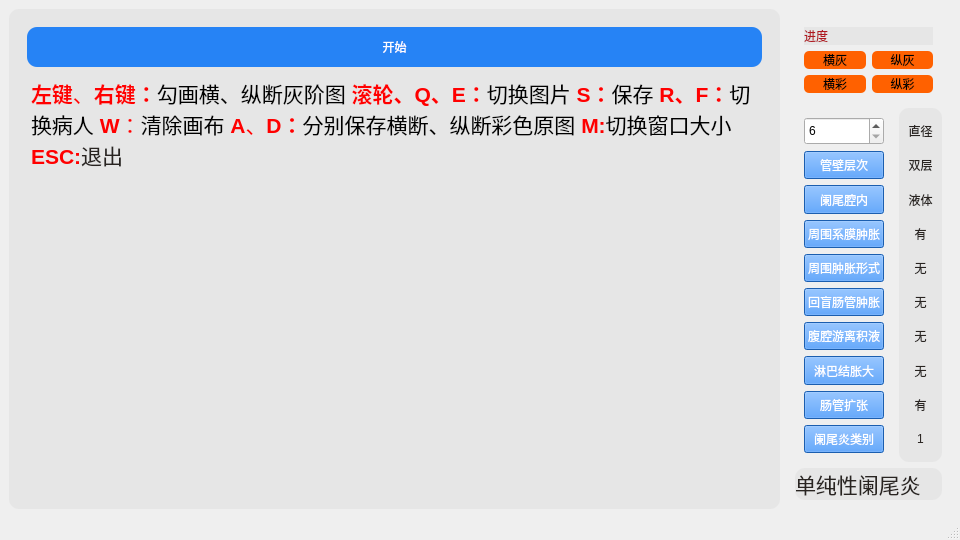
<?xml version="1.0" encoding="UTF-8"?>
<ui version="4.0">
 <class>MainWindow</class>
 <widget class="QMainWindow" name="MainWindow">
  <property name="geometry">
   <rect>
    <x>0</x>
    <y>0</y>
    <width>960</width>
    <height>540</height>
   </rect>
  </property>
  <property name="windowTitle">
   <string>MainWindow</string>
  </property>
  <property name="styleSheet">
   <string notr="true"/>
  </property>
  <widget class="QWidget" name="centralwidget">
   <property name="styleSheet">
    <string notr="true"/>
   </property>
   <layout class="QGridLayout" name="gridLayout_2">
    <item row="0" column="0">
     <layout class="QVBoxLayout" name="verticalLayout" stretch="40">
      <item>
       <layout class="QHBoxLayout" name="horizontalLayout_23" stretch="10,1">
        <item>
         <widget class="QWidget" name="widget" native="true">
          <property name="styleSheet">
           <string notr="true">background-color: rgb(230, 230, 230);
border-radius:10px;
</string>
          </property>
          <layout class="QHBoxLayout" name="horizontalLayout_2" stretch="10,3">
           <item>
            <layout class="QHBoxLayout" name="gridLayout_3">
             <property name="sizeConstraint">
              <enum>QLayout::SetMaximumSize</enum>
             </property>
            </layout>
           </item>
           <item>
            <widget class="QWidget" name="widget2" native="true">
             <layout class="QVBoxLayout" name="verticalLayout_4">
              <item>
               <widget class="QPushButton" name="start">
                <property name="styleSheet">
                 <string notr="true">height:40px;
font: 25pt &quot;楷体&quot;;
color: rgb(255, 255, 255);
background-color:rgb(38, 131, 245);</string>
                </property>
                <property name="text">
                 <string>开始</string>
                </property>
               </widget>
              </item>
              <item>
               <widget class="QTextBrowser" name="textBrowser_3">
                <property name="styleSheet">
                 <string notr="true">background-color: rgb(230, 230, 230);
border-radius:10px;
font: 15pt &quot;楷体&quot;;
color: rgb(41, 36, 33);</string>
                </property>
                <property name="html">
                 <string>&lt;!DOCTYPE HTML PUBLIC &quot;-//W3C//DTD HTML 4.0//EN&quot; &quot;http://www.w3.org/TR/REC-html40/strict.dtd&quot;&gt;
&lt;html&gt;&lt;head&gt;&lt;meta name=&quot;qrichtext&quot; content=&quot;1&quot; /&gt;&lt;style type=&quot;text/css&quot;&gt;
p, li { white-space: pre-wrap; }
&lt;/style&gt;&lt;/head&gt;&lt;body style=&quot; font-family:'楷体'; font-size:15pt; font-weight:400; font-style:normal;&quot;&gt;
&lt;p style=&quot; margin-top:12px; margin-bottom:12px; margin-left:0px; margin-right:0px; -qt-block-indent:0; text-indent:0px;&quot;&gt;&lt;span style=&quot; font-size:16pt; font-weight:600; color:#ff0000;&quot;&gt;左键&lt;/span&gt;&lt;span style=&quot; font-size:16pt; color:#ff0000;&quot;&gt;、&lt;/span&gt;&lt;span style=&quot; font-size:16pt; font-weight:600; color:#ff0000;&quot;&gt;右键：&lt;/span&gt;&lt;span style=&quot; font-size:16pt; color:#000000;&quot;&gt;勾画横、纵断灰阶图 &lt;/span&gt;&lt;span style=&quot; font-size:16pt; font-weight:600; color:#ff0000;&quot;&gt;滚轮、Q、E：&lt;/span&gt;&lt;span style=&quot; font-size:16pt; color:#000000;&quot;&gt;切换图片 &lt;/span&gt;&lt;span style=&quot; font-size:16pt; font-weight:600; color:#ff0000;&quot;&gt;S：&lt;/span&gt;&lt;span style=&quot; font-size:16pt; color:#000000;&quot;&gt;保存 &lt;/span&gt;&lt;span style=&quot; font-size:16pt; font-weight:600; color:#ff0000;&quot;&gt;R、F：&lt;/span&gt;&lt;span style=&quot; font-size:16pt; color:#000000;&quot;&gt;切换病人 &lt;/span&gt;&lt;span style=&quot; font-size:16pt; font-weight:600; color:#ff0000;&quot;&gt;W&lt;/span&gt;&lt;span style=&quot; font-size:16pt; color:#ff0000;&quot;&gt;：&lt;/span&gt;&lt;span style=&quot; font-size:16pt; color:#000000;&quot;&gt;清除画布 &lt;/span&gt;&lt;span style=&quot; font-size:16pt; font-weight:600; color:#ff0000;&quot;&gt;A&lt;/span&gt;&lt;span style=&quot; font-size:16pt; color:#ff0000;&quot;&gt;、&lt;/span&gt;&lt;span style=&quot; font-size:16pt; font-weight:600; color:#ff0000;&quot;&gt;D：&lt;/span&gt;&lt;span style=&quot; font-size:16pt; color:#000000;&quot;&gt;分别保存横断、纵断彩色原图&lt;/span&gt;&lt;span style=&quot; font-size:16pt; font-weight:600; color:#ff0000;&quot;&gt; M:&lt;/span&gt;&lt;span style=&quot; font-size:16pt; color:#000000;&quot;&gt;切换窗口大小&lt;/span&gt;&lt;span style=&quot; font-size:16pt;&quot;&gt; &lt;/span&gt;&lt;span style=&quot; font-size:16pt; font-weight:600; color:#ff0000;&quot;&gt;ESC:&lt;/span&gt;&lt;span style=&quot; font-size:16pt;&quot;&gt;退出&lt;/span&gt;&lt;/p&gt;&lt;/body&gt;&lt;/html&gt;</string>
                </property>
               </widget>
              </item>
             </layout>
            </widget>
           </item>
          </layout>
         </widget>
        </item>
        <item>
         <widget class="QWidget" name="QWidget2" native="true">
          <property name="styleSheet">
           <string notr="true">font: 15pt &quot;楷体&quot;;</string>
          </property>
          <layout class="QVBoxLayout" name="verticalLayout_15" stretch="0,15,1">
           <item>
            <widget class="QWidget" name="widget5" native="true">
             <property name="styleSheet">
              <string notr="true">border-radius:5px;
font: 15pt &quot;楷体&quot;;</string>
             </property>
             <layout class="QGridLayout" name="gridLayout">
              <item row="1" column="1">
               <widget class="QLabel" name="label1">
                <property name="styleSheet">
                 <string notr="true">background-color:rgb(255,97,0)</string>
                </property>
                <property name="text">
                 <string>&lt;html&gt;&lt;head/&gt;&lt;body&gt;&lt;p align=&quot;center&quot;&gt;纵灰&lt;/p&gt;&lt;/body&gt;&lt;/html&gt;</string>
                </property>
               </widget>
              </item>
              <item row="1" column="0">
               <widget class="QLabel" name="label0">
                <property name="styleSheet">
                 <string notr="true">background-color:rgb(255,97,0)</string>
                </property>
                <property name="text">
                 <string>&lt;html&gt;&lt;head/&gt;&lt;body&gt;&lt;p align=&quot;center&quot;&gt;横灰&lt;/p&gt;&lt;/body&gt;&lt;/html&gt;</string>
                </property>
               </widget>
              </item>
              <item row="2" column="0">
               <widget class="QLabel" name="label2">
                <property name="styleSheet">
                 <string notr="true">background-color:rgb(255,97,0)</string>
                </property>
                <property name="text">
                 <string>&lt;html&gt;&lt;head/&gt;&lt;body&gt;&lt;p align=&quot;center&quot;&gt;横彩&lt;/p&gt;&lt;/body&gt;&lt;/html&gt;</string>
                </property>
               </widget>
              </item>
              <item row="2" column="1">
               <widget class="QLabel" name="label3">
                <property name="styleSheet">
                 <string notr="true">background-color:rgb(255,97,0)</string>
                </property>
                <property name="text">
                 <string>&lt;html&gt;&lt;head/&gt;&lt;body&gt;&lt;p align=&quot;center&quot;&gt;纵彩&lt;/p&gt;&lt;/body&gt;&lt;/html&gt;</string>
                </property>
               </widget>
              </item>
              <item row="0" column="0" colspan="2">
               <widget class="QLabel" name="label4">
                <property name="styleSheet">
                 <string notr="true">background-color: rgb(230, 230, 230);
border-radius:10px;
font: 15pt &quot;楷体&quot;;
color: rgb(176,23,31);</string>
                </property>
                <property name="text">
                 <string>进度</string>
                </property>
               </widget>
              </item>
             </layout>
            </widget>
           </item>
           <item>
            <layout class="QHBoxLayout" name="horizontalLayout" stretch="2,0">
             <item>
              <widget class="QWidget" name="widget4" native="true">
               <property name="styleSheet">
                <string notr="true">font: 13pt &quot;楷体&quot;;
</string>
               </property>
               <layout class="QVBoxLayout" name="verticalLayout_3">
                <item>
                 <widget class="QSpinBox" name="spinBox">
                  <property name="sizePolicy">
                   <sizepolicy hsizetype="Minimum" vsizetype="Preferred">
                    <horstretch>0</horstretch>
                    <verstretch>0</verstretch>
                   </sizepolicy>
                  </property>
                  <property name="autoFillBackground">
                   <bool>true</bool>
                  </property>
                  <property name="styleSheet">
                   <string notr="true">font: 26pt &quot;楷体&quot;;
</string>
                  </property>
                  <property name="buttonSymbols">
                   <enum>QAbstractSpinBox::UpDownArrows</enum>
                  </property>
                  <property name="specialValueText">
                   <string/>
                  </property>
                  <property name="showGroupSeparator" stdset="0">
                   <bool>false</bool>
                  </property>
                  <property name="suffix">
                   <string/>
                  </property>
                  <property name="minimum">
                   <number>6</number>
                  </property>
                  <property name="maximum">
                   <number>15</number>
                  </property>
                  <property name="singleStep">
                   <number>1</number>
                  </property>
                  <property name="value">
                   <number>6</number>
                  </property>
                 </widget>
                </item>
                <item>
                 <widget class="QPushButton" name="pushButton_2">
                  <property name="sizePolicy">
                   <sizepolicy hsizetype="Preferred" vsizetype="Preferred">
                    <horstretch>0</horstretch>
                    <verstretch>0</verstretch>
                   </sizepolicy>
                  </property>
                  <property name="styleSheet">
                   <string notr="true">color: rgb(255, 255, 255);
background-color:rgb(38, 131, 245);</string>
                  </property>
                  <property name="text">
                   <string>管壁层次</string>
                  </property>
                 </widget>
                </item>
                <item>
                 <widget class="QPushButton" name="pushButton_3">
                  <property name="sizePolicy">
                   <sizepolicy hsizetype="Preferred" vsizetype="Preferred">
                    <horstretch>0</horstretch>
                    <verstretch>0</verstretch>
                   </sizepolicy>
                  </property>
                  <property name="styleSheet">
                   <string notr="true">color: rgb(255, 255, 255);
background-color:rgb(38, 131, 245);</string>
                  </property>
                  <property name="text">
                   <string>阑尾腔内</string>
                  </property>
                 </widget>
                </item>
                <item>
                 <widget class="QPushButton" name="pushButton_4">
                  <property name="sizePolicy">
                   <sizepolicy hsizetype="Preferred" vsizetype="Preferred">
                    <horstretch>0</horstretch>
                    <verstretch>0</verstretch>
                   </sizepolicy>
                  </property>
                  <property name="styleSheet">
                   <string notr="true">color: rgb(255, 255, 255);
background-color:rgb(38, 131, 245);</string>
                  </property>
                  <property name="text">
                   <string>周围系膜肿胀</string>
                  </property>
                 </widget>
                </item>
                <item>
                 <widget class="QPushButton" name="pushButton_5">
                  <property name="sizePolicy">
                   <sizepolicy hsizetype="Preferred" vsizetype="Preferred">
                    <horstretch>0</horstretch>
                    <verstretch>0</verstretch>
                   </sizepolicy>
                  </property>
                  <property name="styleSheet">
                   <string notr="true">color: rgb(255, 255, 255);
background-color:rgb(38, 131, 245);</string>
                  </property>
                  <property name="text">
                   <string>周围肿胀形式</string>
                  </property>
                 </widget>
                </item>
                <item>
                 <widget class="QPushButton" name="pushButton_6">
                  <property name="sizePolicy">
                   <sizepolicy hsizetype="Preferred" vsizetype="Preferred">
                    <horstretch>0</horstretch>
                    <verstretch>0</verstretch>
                   </sizepolicy>
                  </property>
                  <property name="styleSheet">
                   <string notr="true">color: rgb(255, 255, 255);
background-color:rgb(38, 131, 245);</string>
                  </property>
                  <property name="text">
                   <string>回盲肠管肿胀</string>
                  </property>
                 </widget>
                </item>
                <item>
                 <widget class="QPushButton" name="pushButton_7">
                  <property name="sizePolicy">
                   <sizepolicy hsizetype="Preferred" vsizetype="Preferred">
                    <horstretch>0</horstretch>
                    <verstretch>0</verstretch>
                   </sizepolicy>
                  </property>
                  <property name="styleSheet">
                   <string notr="true">color: rgb(255, 255, 255);
background-color:rgb(38, 131, 245);</string>
                  </property>
                  <property name="text">
                   <string>腹腔游离积液</string>
                  </property>
                 </widget>
                </item>
                <item>
                 <widget class="QPushButton" name="pushButton_8">
                  <property name="sizePolicy">
                   <sizepolicy hsizetype="Preferred" vsizetype="Preferred">
                    <horstretch>0</horstretch>
                    <verstretch>0</verstretch>
                   </sizepolicy>
                  </property>
                  <property name="styleSheet">
                   <string notr="true">color: rgb(255, 255, 255);
background-color:rgb(38, 131, 245);</string>
                  </property>
                  <property name="text">
                   <string>淋巴结胀大</string>
                  </property>
                 </widget>
                </item>
                <item>
                 <widget class="QPushButton" name="pushButton_9">
                  <property name="sizePolicy">
                   <sizepolicy hsizetype="Preferred" vsizetype="Preferred">
                    <horstretch>0</horstretch>
                    <verstretch>0</verstretch>
                   </sizepolicy>
                  </property>
                  <property name="styleSheet">
                   <string notr="true">color: rgb(255, 255, 255);
background-color:rgb(38, 131, 245);</string>
                  </property>
                  <property name="text">
                   <string>肠管扩张</string>
                  </property>
                 </widget>
                </item>
                <item>
                 <widget class="QPushButton" name="pushButton_10">
                  <property name="sizePolicy">
                   <sizepolicy hsizetype="Preferred" vsizetype="Preferred">
                    <horstretch>0</horstretch>
                    <verstretch>0</verstretch>
                   </sizepolicy>
                  </property>
                  <property name="styleSheet">
                   <string notr="true">color: rgb(255, 255, 255);
background-color:rgb(38, 131, 245);</string>
                  </property>
                  <property name="text">
                   <string>阑尾炎类别</string>
                  </property>
                 </widget>
                </item>
               </layout>
              </widget>
             </item>
             <item>
              <widget class="QWidget" name="widget3" native="true">
               <property name="styleSheet">
                <string notr="true">background-color: rgb(230, 230, 230);
border-radius:10px;


font: 13pt &quot;楷体&quot;;
color: rgb(41, 36, 33);</string>
               </property>
               <layout class="QVBoxLayout" name="verticalLayout_2">
                <item>
                 <widget class="QLabel" name="label_1">
                  <property name="styleSheet">
                   <string notr="true"/>
                  </property>
                  <property name="text">
                   <string>直径</string>
                  </property>
                  <property name="alignment">
                   <set>Qt::AlignCenter</set>
                  </property>
                 </widget>
                </item>
                <item>
                 <widget class="QLabel" name="label_2">
                  <property name="styleSheet">
                   <string notr="true"/>
                  </property>
                  <property name="text">
                   <string>双层</string>
                  </property>
                  <property name="alignment">
                   <set>Qt::AlignCenter</set>
                  </property>
                 </widget>
                </item>
                <item>
                 <widget class="QLabel" name="label_3">
                  <property name="styleSheet">
                   <string notr="true"/>
                  </property>
                  <property name="text">
                   <string>液体</string>
                  </property>
                  <property name="alignment">
                   <set>Qt::AlignCenter</set>
                  </property>
                 </widget>
                </item>
                <item>
                 <widget class="QLabel" name="label_4">
                  <property name="styleSheet">
                   <string notr="true"/>
                  </property>
                  <property name="text">
                   <string>有</string>
                  </property>
                  <property name="alignment">
                   <set>Qt::AlignCenter</set>
                  </property>
                 </widget>
                </item>
                <item>
                 <widget class="QLabel" name="label_5">
                  <property name="styleSheet">
                   <string notr="true"/>
                  </property>
                  <property name="text">
                   <string>无</string>
                  </property>
                  <property name="alignment">
                   <set>Qt::AlignCenter</set>
                  </property>
                 </widget>
                </item>
                <item>
                 <widget class="QLabel" name="label_6">
                  <property name="enabled">
                   <bool>true</bool>
                  </property>
                  <property name="sizePolicy">
                   <sizepolicy hsizetype="Preferred" vsizetype="Preferred">
                    <horstretch>0</horstretch>
                    <verstretch>0</verstretch>
                   </sizepolicy>
                  </property>
                  <property name="mouseTracking">
                   <bool>false</bool>
                  </property>
                  <property name="styleSheet">
                   <string notr="true"/>
                  </property>
                  <property name="text">
                   <string>无</string>
                  </property>
                  <property name="scaledContents">
                   <bool>false</bool>
                  </property>
                  <property name="alignment">
                   <set>Qt::AlignCenter</set>
                  </property>
                 </widget>
                </item>
                <item>
                 <widget class="QLabel" name="label_7">
                  <property name="styleSheet">
                   <string notr="true"/>
                  </property>
                  <property name="text">
                   <string>无</string>
                  </property>
                  <property name="alignment">
                   <set>Qt::AlignCenter</set>
                  </property>
                 </widget>
                </item>
                <item>
                 <widget class="QLabel" name="label_8">
                  <property name="styleSheet">
                   <string notr="true"/>
                  </property>
                  <property name="text">
                   <string>无</string>
                  </property>
                  <property name="alignment">
                   <set>Qt::AlignCenter</set>
                  </property>
                 </widget>
                </item>
                <item>
                 <widget class="QLabel" name="label_9">
                  <property name="styleSheet">
                   <string notr="true"/>
                  </property>
                  <property name="text">
                   <string>有</string>
                  </property>
                  <property name="alignment">
                   <set>Qt::AlignCenter</set>
                  </property>
                 </widget>
                </item>
                <item>
                 <widget class="QLabel" name="label_10">
                  <property name="styleSheet">
                   <string notr="true"/>
                  </property>
                  <property name="text">
                   <string>1</string>
                  </property>
                  <property name="alignment">
                   <set>Qt::AlignCenter</set>
                  </property>
                 </widget>
                </item>
               </layout>
              </widget>
             </item>
            </layout>
           </item>
           <item>
            <widget class="QLabel" name="label_11">
             <property name="styleSheet">
              <string notr="true">background-color: rgb(230, 230, 230);
border-radius:10px;
font: 15pt &quot;楷体&quot;;
color: rgb(41, 36, 33);

</string>
             </property>
             <property name="text">
              <string>&lt;!DOCTYPE HTML PUBLIC &quot;-//W3C//DTD HTML 4.0//EN&quot; &quot;http://www.w3.org/TR/REC-html40/strict.dtd&quot;&gt;
&lt;html&gt;&lt;head&gt;&lt;meta name=&quot;qrichtext&quot; content=&quot;1&quot; /&gt;&lt;style type=&quot;text/css&quot;&gt;
p, li { white-space: pre-wrap; }
&lt;/style&gt;&lt;/head&gt;&lt;body style=&quot; font-family:'楷体'; font-size:15pt; font-weight:400; font-style:normal;&quot;&gt;
&lt;p style=&quot; margin-top:12px; margin-bottom:12px; margin-left:0px; margin-right:0px; -qt-block-indent:0; text-indent:0px;&quot;&gt;&lt;span style=&quot; font-size:16pt;&quot;&gt;单纯性阑尾炎&lt;/span&gt;&lt;/p&gt;&lt;/body&gt;&lt;/html&gt;</string>
             </property>
            </widget>
           </item>
          </layout>
         </widget>
        </item>
       </layout>
      </item>
     </layout>
    </item>
   </layout>
  </widget>
  <widget class="QStatusBar" name="statusbar"/>
 </widget>
 <resources/>
 <connections/>
</ui>
